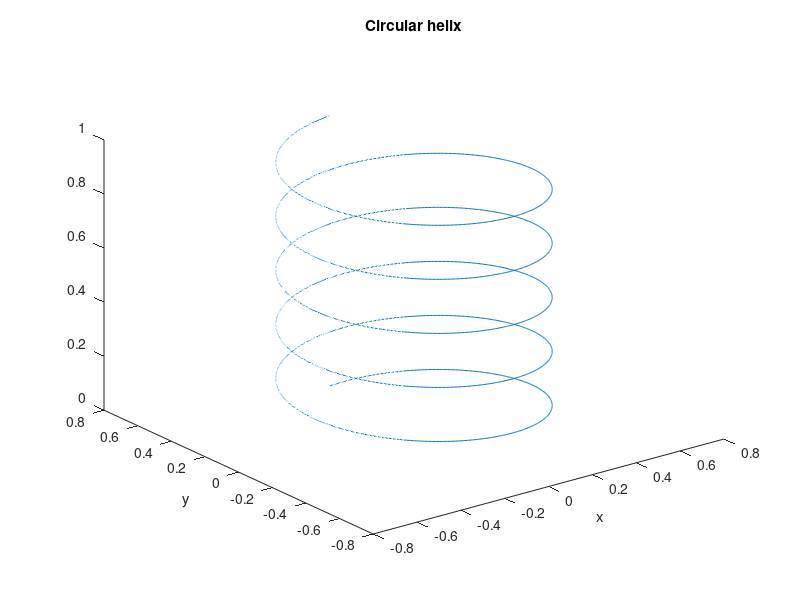

Write MATLAB code to recreate this figure. (Note: this script raises an error after producing the figure.)
a = 0.5;
c = 5.0;
t = 0:0.01:10*pi;

x = a*sin(t);
y = a*cos(t);
z = t/(2*pi*c);

figure(1)
plot3(x, y, z); 
xlabel('x'); ylabel('y'); title('Circular helix');
%% 
numberOfPDE = 1;
model = createpde(numberOfPDE);
geometryFromEdges(model,@circleg);
pdegplot(model, 'EdgeLabels', 'on');

a = 0;
f = 0;
cCoef = @(region,state) 1./sqrt(1+state.ux.^2 + state.uy.^2);
specifyCoefficients(model, 'm', 0, 'd', 0, 'c', cCoef, 'a', a, 'f', f);

bcMatrix = @(region,state) atan(region.y./region.x);
applyBoundaryCondition(model, 'edge',1:model.Geometry.NumEdges,'u',bcMatrix);
generateMesh(model,'Hmax',0.1);
figure;
pdemesh(model);
axis equal  

model.SolverOptions.ReportStatistics = 'on';
result = solvepde(model);
u = result.NodalSolution;

figure;
pdeplot(model,'XYData',u,'ZData',u);
xlabel 'x'
ylabel 'y'
zlabel 'u(x,y)'
title 'Minimal surface'